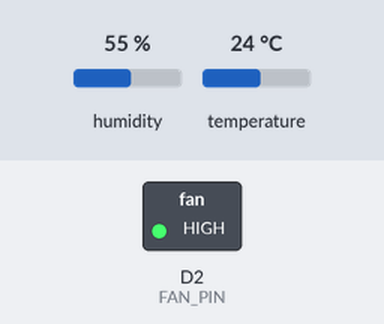
This sketch was run on a simulated ESP8266 (NodeMCU). Parts: switched loads named in the sketch (green lamp = pin HIGH). The inputs (shaded band) are chosen by the test bench; at power-on: temperature 24 °C, humidity 55 %. WiFi joins after 1.5 s; servers stay silent unless stated.

Above: at 3.0 s.
3.1 s: temperature set to 29.3 °C
7.0 s: temperature set to 30.6 °C
At 10.2 s:
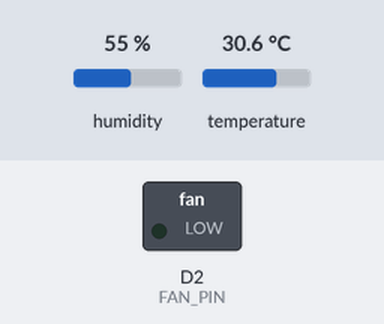
Timing chart, 0 to 11.7 s (numbered marks = the images above; inputs shaded):
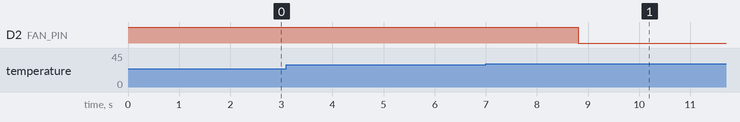

Measured:
- the behaviour switches between 30 and 30.1 °C on temperature (found by bisection; images 0 and 1)
- after the input at 3.1 s, every drawn part: stays the same
- after the input at 7.0 s, D2 (FAN_PIN): HIGH → LOW after 1.8 s

The sketch:

dht22.ino
```cpp
#define BLYNK_PRINT Serial
#include <ESP8266WiFi.h>
#include <BlynkSimpleEsp8266.h>
WidgetLED FAN(V0);
#include "DHT.h"
#include <SimpleTimer.h>
#define DHTPIN D7     // pin  DATA with D4
#define FAN_PIN D2   // FAN RELAY
#define DHTTYPE DHT22
#define COLD_TEMP     27
#define HOT_TEMP      30
#define TIME_FAN_ON  10
#define READ_AIR_DATA_TM  1L
#define SEND_UP_DATA_TM   1L
#define AUTO_CTRL_TM      1L

char auth[] = "Auth Token Blynk";
char ssid[] = "wifi name ";
char pass[] = "wifi pass";

float humDHT = 0;
float tempDHT = 0;
boolean fanStatus = 0;
int timeFanOn = 1;
long sampleTimingSeconds = 20;
long startTiming = 0;
long elapsedTime = 0;
SimpleTimer timer;
DHT dht(DHTPIN, DHTTYPE);
void setup() {
  pinMode(FAN_PIN, OUTPUT);
 aplyCmd();
  Serial.begin(115200);
  dht.begin();
  Blynk.begin( auth, ssid , pass );
  FAN.off();
 startTimers();
}
void loop() {
  timer.run();
  Blynk.run();
}
BLYNK_WRITE(3)
{
  int i = param.asInt();
  if (i == 1)
  {
    fanStatus = !fanStatus;
    aplyCmd();
  }
}

void getDhtData(void)
{
tempDHT = dht.readTemperature();
  humDHT = dht.readHumidity();
  if (isnan(humDHT) || isnan(tempDHT))
  {
    Serial.println("Failed to read from DHT sensor!");
    return;
  }
}
void aplyCmd()
{
  if (fanStatus == 1)
  {
    Blynk.notify("fan ON");
    digitalWrite(FAN_PIN, LOW);
    FAN.on();
  }

  else {
    digitalWrite(FAN_PIN, HIGH);
    FAN.off();
  }
}
void autoControlPlantation(void)

{
  if (tempDHT > HOT_TEMP)
  {
    turnFanOn();
  }
}

void turnFanOn()
{
  fanStatus = 1;
  aplyCmd();
  delay (TIME_FAN_ON * 1000);
  fanStatus = 0;
  aplyCmd();
}
void startTimers(void)
{
  timer.setInterval(READ_AIR_DATA_TM * 1000, getDhtData);
  timer.setInterval(SEND_UP_DATA_TM * 1000, sendUptime);
  timer.setInterval(AUTO_CTRL_TM * 1000, autoControlPlantation);
}
void sendUptime()
{
  Blynk.virtualWrite(1, tempDHT);
  Blynk.virtualWrite(2, humDHT);

}
```
